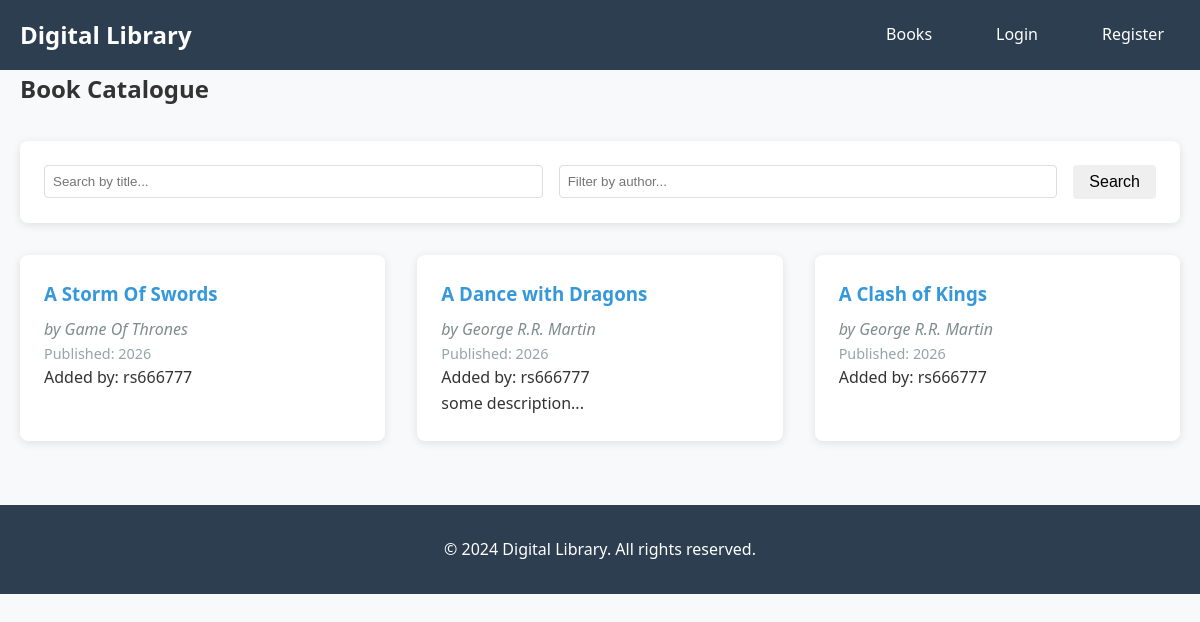
Before: /books with the older database file.
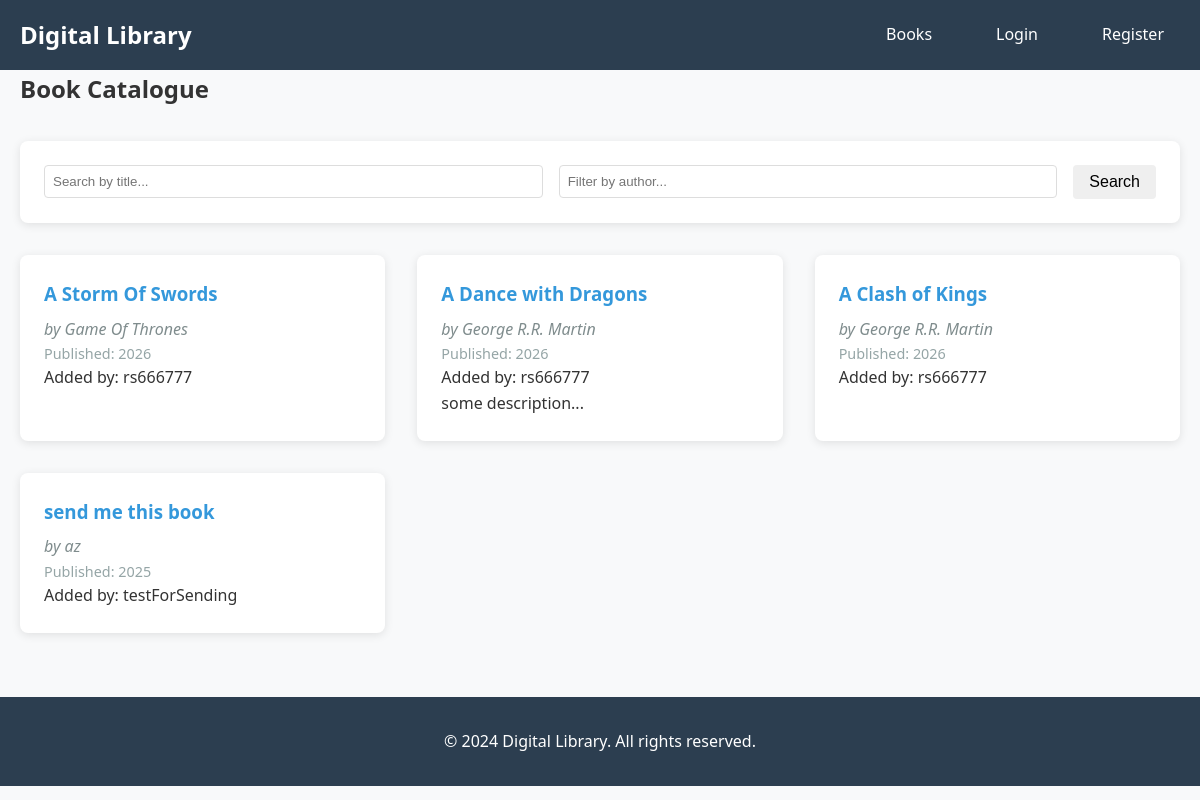
After: the same page with the newer database file.
### models.py (models this page shows, shortened)
class Book(db.Model):
    id = db.Column(db.Integer, primary_key=True)
    title = db.Column(db.String(200), nullable=False)
    author = db.Column(db.String(150), nullable=False)
    isbn = db.Column(db.String(13), unique=True)
    description = db.Column(db.Text)
    published_date = db.Column(db.Date)
    cover_image = db.Column(db.String(300))
    created_at = db.Column(db.DateTime, default=datetime.utcnow)
    submitted_by = db.Column(db.Integer, db.ForeignKey('user.id'), nullable=False)
    reviews = db.relationship('Review', backref='book', lazy=True, cascade='all, delete-orphan')
    submitter = db.relationship('User', backref='books_submitted', lazy=True)

class User(UserMixin, db.Model):
    id = db.Column(db.Integer, primary_key=True)
    username = db.Column(db.String(150), unique=True, nullable=False)
    email = db.Column(db.String(150), unique=True, nullable=False)
    password_hash = db.Column(db.String(150), nullable=False)
    role = db.Column(db.String(20), default='normal', nullable=False)  # 'normal' or 'admin'
    is_banned = db.Column(db.Boolean, default=False, nullable=False)
    created_at = db.Column(db.DateTime, default=datetime.utcnow)
    profile_picture = db.Column(db.String(300))
    bio = db.Column(db.Text)
    reviews = db.relationship('Review', backref='author', lazy=True)

### routes/book_routes.py (the view)
@book_bp.route("/books")
def books():
    page = request.args.get('page', 1, type=int)
    search = request.args.get('search', '')
    author_filter = request.args.get('author', '')
    query = Book.query.options(joinedload(Book.submitter))
    if search:
        query = query.filter(Book.title.contains(search))
    if author_filter:
        query = query.filter(Book.author.contains(author_filter))
    books = query.paginate(page=page, per_page=10)
    return render_template("books.html", books=books, search=search, author_filter=author_filter)

### templates/books.html (shortened to what this page needs)
{% extends "base.html" %}
{% block content %}
<div class="books-page">
    <h2>Book Catalogue</h2>
    <div class="search-filter">
        <form method="GET" class="search-form">
            <input type="text" name="search" placeholder="Search by title..." value="{{ search }}">
            <input type="text" name="author" placeholder="Filter by author..." value="{{ author_filter }}">
            <button type="submit" class="btn">Search</button>
        </form>
    </div>
    <div class="books-grid">
        {% for book in books.items %}
        <div class="book-card">
            <h3><a href="{% if current_user.is_authenticated %}{{ url_for('book.user_book_detail', book_id=book.id) }}{% else %}{{ url_for('book.book_detail', book_id=book.id) }}{% endif %}">{{ book.title }}</a></h3>
            <p class="author">by {{ book.author }}</p>
            {% if book.published_date %}
                <p class="published">Published: {{ book.published_date.strftime('%Y') }}</p>
            {% endif %}
            {% if book.submitter %}
                <p class="submitted-by">Added by: {{ book.submitter.username }}</p>
            {% endif %}
            {% if book.description %}
                <p class="description">{{ book.description[:100] }}...</p>
            {% endif %}
        </div>
        {% endfor %}
    </div>
</div>
{% endblock %}

Changed rows visible on the page:
added Book: title "send me this book", author "az", published_date "2025", submitter.username "testForSending"
